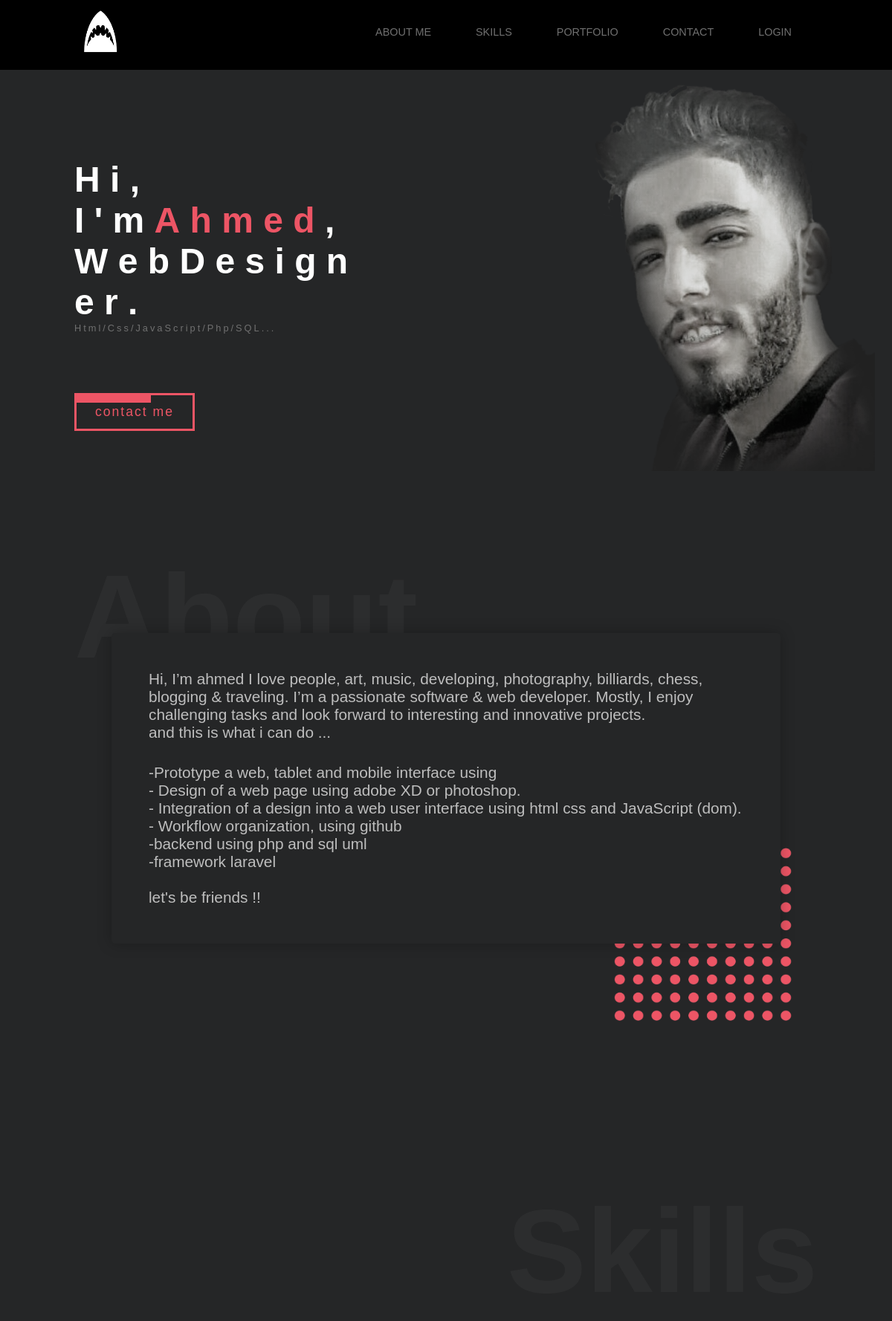
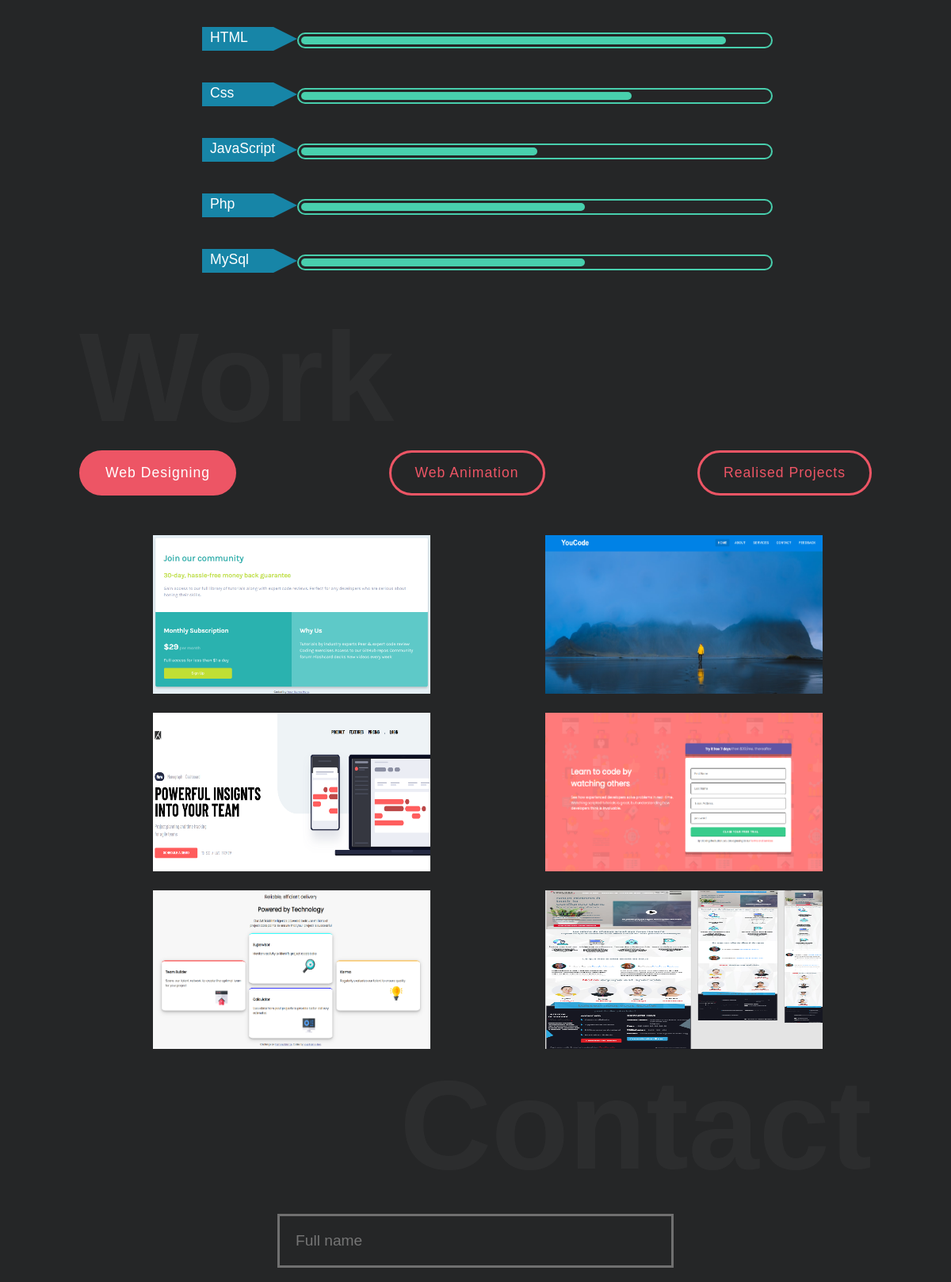
The page / (upper part) on the database its author committed (2 pictures, top to bottom).
### tables this page shows
CREATE TABLE `articles` (
  `article_id` int(11) NOT NULL,
  `article_content` text NOT NULL,
  `article_timestamp` timestamp NOT NULL DEFAULT current_timestamp() ON UPDATE current_timestamp(),
  `id_user` int(11) NOT NULL
);

CREATE TABLE `designs` (
  `id_design` int(11) NOT NULL,
  `screen_design` blob NOT NULL,
  `id_user` int(11) NOT NULL
);

### includes/article.php (called while the page is built, shortened)
<?php
class article {
    public function fetch_all(){
       global $pdo;
       $query = $pdo ->prepare("SELECT * FROM articles");
       $query -> execute();
       return $query-> fetchAll();
    }
    public function fetch_all2(){
       global $pdo;
       $query = $pdo ->prepare("SELECT * FROM designs");
       $query -> execute();
       return $query-> fetchAll();
    }
}
?>

### index.php (the view, shortened to what this page needs)
<?php
include_once('includes/cnx.php');
include_once('includes/article.php');
$article = new Article;
$articles = $article ->fetch_all();
$design = new Article;
$designs = $design ->fetch_all2();
?>
<!DOCTYPE html>
<html lang="en">
<head>
    <link rel="stylesheet" href="css/animate.css">
    <link rel="stylesheet" href="css/css.css">
    <link rel="stylesheet" href="https://cdnjs.cloudflare.com/ajax/libs/font-awesome/4.7.0/css/font-awesome.min.css">
</head>
<body>
    <div class="container navbar">
         <header>
               <div class="lgo" >
      <img class="shark" src="img/shark.png" alt="">
               </div>
               <div class="liste">
                   <ul class="liste_ul">
                       <li><a class="liste_ul-lien" href="#about">about me </a></li>
                       <li><a class="liste_ul-lien" href="#skills"> skills</a></li>
                       <li><a class="liste_ul-lien" href="#work">Portfolio</a></li>
                       <li><a class="liste_ul-lien" href="#contact">Contact</a></li>
                       <li><a class="liste_ul-lien" href="admin/login.php">Login</a></li>
                   </ul>
                </div>
         </header>
    </div>
   <div class="container main-info-section">
       <div class="text">
           <h1 >
               <span class="spn">H</span>
               <span class="m-left">i</span>
               <span class="m-left">,</span>
               <br>
               <span class="spn">I</span>
               <span class="m-left">'</span>
               <span class="m-left">m</span>
               <span class="name spn">A</span>
               <span class="m-left name">h</span>
               <span class="m-left name">m</span>
               <span class="m-left name">e</span>
               <span class="m-left name">d</span>
               <span class="m-left">,</span>
               <br>
               <span class="spn">W</span>
               <span class="m-left">e</span>
               <span class="m-left">b</span>
               <span class="spn">D</span>
               <span class="m-left">e</span>
               <span class="m-left">s</span>
               <span class="m-left">i</span>
               <span class="m-left">g</span>
               <span class="m-left">n</span>
               <span class="m-left">e</span>
               <span class="m-left">r</span>
               <span class="m-left">.</span>
           </h1>
           <p>Html/Css/JavaScript/Php/SQL...</p>
           <a  class="btn" href="#contact">contact me</a>
        </div>
          <div class="profile-image">
              <img class="myimg" src="img/ahmed.png" alt="myimg">
          </div>
    </div>
    <div class="container about ctr" id="about">
       <h1>About</h1>
       <div class="about-me-info">
       <?php foreach ($articles as $article) { ?>
           <p>
         <?php echo $article['article_content'] ; ?>
           </p>
       <?php  } ?>
       </div>
    </div><br><br><br>
   <div class="container skills ctr skl" id="skills">
      <h1>Skills</h1> <br> <br>
         <div class="html">
             <div class="tag-html">
                 <p>HTML</p>
             </div>
             <div class="progressbar">
                 <div class="bar-html"></div>
             </div>
         </div>
         <div class="html">
             <div class="tag-css">
                 <p>Css</p>
             </div>
             <div class="progressbar">
                 <div class="bar-css"></div>
             </div>
         </div>
         <div class="html">
             <div class="tag-javascript">
                 <p>JavaScript</p>
             </div>
             <div class="progressbar">
                 <div class="bar-javascript"></div>
             </div>
         </div>
         <div class="html">
             <div class="tag-designing">
                 <p>Php</p>
             </div>
             <div class="progressbar">
                 <div class="bar-design"></div>
             </div>
         </div>
         <div class="html">
             <div class="tag-designing">
                 <p>MySql</p>
             </div>
             <div class="progressbar">
                 <div class="bar-design"></div>
             </div>
         </div>
   </div>
   <div class="container work ctr" id="work">
       <h1>Work</h1>
       <div class="work-category">
           <button id="designing" class="active first" > Web Designing</button>
           <button id="animation" class="second" > Web Animation</button>
           <button id="project" class="last" > realised projects</button>
       </div>
     <section class="selectAll screen">
       <div class="category-designing ">
       <?php foreach ($designs as $design) { ?>
       <a href=""><?php  echo '<img src="img/'.$design['screen_design'].'"width="340px" height=200px"/> '?> </a>
       <?php } ?>
        </div>
    </section>
   </div>
<div class="container contact" id="contact">
    <h1>Contact</h1>
    <form action="#contact" method="POST" enctype="multipart/form-data" >
        <input type="text" name="name" placeholder="Full name">
    </form>
</div>
</body>
</html>

### css/css.css (style rules this page uses)
* { margin:0; padding: 0; box-sizing: border-box; font-family: 'PT Sans', sans-serif; list-style: none; }
html { scroll-behavior: smooth; overflow-x: hidden; }
.container { padding: 0 100px 0 100px; }
.liste .liste_ul, .liste_ul-lien, .main-info-section, .work-category { display: flex; flex-wrap: wrap; justify-content: space-between; position: relative; }
body { background-color: #252627; }
header { display: flex; justify-content: space-between; padding: 5px; }
.shark { height: 7.5vh; position: relative; top: -20%; }
.navbar { background-color:black; }
header h1, header a, .text p, .about h1, .skills h1, .work h1, .liste_ul-lien, .contact h1 { color: #707070; }
.lgo { margin-top: 20px; }
li { margin: 30px; }
.liste_ul-lien , .show_ul-lien { text-decoration: none; color: #707070; font-size: .9rem ; text-transform: uppercase; position: relative; transition: .5s all ease; }
.main-info-section { display: grid; grid-template-columns: repeat(2,40%); grid-template-rows: repeat(1); grid-template-areas: "text profile-image"; }
.text { margin-top:120px ; grid-area: text; }
.text h1 { color: #fff; font-size: 3rem; cursor: context-menu; }
.text span { display: inline-block; }
span.name { color: #ed5565; }
span.m-left { margin-left: -10; }
.text p { letter-spacing: 3px; word-spacing: 10px; font-size: .8rem; }
.text a { padding: 12px 25px; background-color: none; border: 3px solid #ed5565; color: #ed5565; font-size: 1.1rem; letter-spacing: 2px; position: relative; top: 80px; overflow: hidden; transition: 1.5s all ease; display: inline-block; text-decoration:none; }
.text a::before { content: ''; background-color: #ed5565; position: absolute; left: 0; top: 0; width: 100px; height: 10px; z-index: -1; transition: 2s all ease; }
.profile-image { grid-area: profile-image; margin-left: 100px; }
.profile-image img { height: 65vh; margin-top:20px; }
.about { height: 100vh; margin-top: 100px; }
.about h1, .work h1 { font-size:10rem ; z-index: 0; opacity: .1; }
.about-me-info { max-width: 900px; background-color: #252627; box-shadow: 0 0 1.2rem rgba(0,0, 0,.25); padding: 50px; position: relative; border-radius: 5px; top: -70px; left: 50%; right: 50%; transform: translateX(-50%); z-index: 1; }
.about-me-info p { font-size: 1.3rem; color: #BEBEBE; }
.about-me-info p:nth-child(2), .about-me-info p:last-child { margin-top: 30px; }
.skills h1, .contact h1 { text-align: right; font-size: 10rem; opacity: .1; }
.html { display: flex; flex-wrap: wrap; justify-content: center; margin-bottom:40px; }
div[class^='tag-'] { clip-path: polygon(75% 0%,100% 50%, 75% 100%, 0% 100%, 0% 50%, 0% 0%); width: 120px; height: 30px; background-color: #1785A7; margin-left: 30px; }
div[class^='tag-'] p { color: #fff; text-align: left; padding-left: 10px; font-size: 1.1rem; padding-top: 3px; }
.progressbar { position: relative; width: 600px; height: 20px; border: 2px solid #48CFAD; border-radius:20px; margin-top: 7px; }
div[class^='bar-'] { position: absolute; background-color: #48CFAD; height: 10px; border-radius: 20px; margin: 3px; }
.bar-html { width: 90%; animation: bar-html 7s; }
.bar-css { width: 70%; animation: bar-css 7s; }
.bar-javascript { width: 50%; animation: bar-javascript 7s; }
.bar-design { width: 60%; animation: bar-design 7s; }
.work-category button { text-transform: capitalize; border: 3px solid #ed5565; padding: 15px 30px; border-radius: 50px; color: #ed5565; font-size: 1.1rem; letter-spacing: 1px; background-color: #252627; outline: none; cursor: pointer; }
.work-category .active { background-color: #ed5565; }
button.active { color: #fff; }
div[class^='category-'] { margin-top: 50px; margin-left: 30px; display: grid; grid-template-columns: 1fr 1fr ; grid-template-rows: 1fr 1fr; grid-gap: 20px; }
.work a { justify-self: center; position: relative; display: inline-block; }
.work a img { width: 350px; justify-self: center; }
form input, form textarea { display: block; width: 500px; padding: 20px; background-color: #252627; border: 3px solid #707070; margin: 20px 0; outline: none; font-size: 1.2rem; color: #fff; position: relative; left: 50%; right: 50%; transform: translateX(-50%); }

### rows shown on the page
articles: article_content "Hi, I’m ahmed I love people, art, music, developing, photography, billiards, chess, blogging & traveling. I’m a passionate software & web developer. Mostly, I enjoy challenging tasks and look forward to interesting and innovative projects. and this is what i can do ..."
articles: article_content "-Prototype a web, tablet and mobile interface using - Design of a web page using adobe XD or photoshop. - Integration of a design into a web user interface using html css and JavaScript (dom). - Workflow organization, using github -backend using php and sql uml -framework laravel let's be friends !!"
designs: screen_design (picture)
designs: screen_design (picture)
designs: screen_design (picture)
designs: screen_design (picture)
designs: screen_design (picture)
designs: screen_design (picture)
